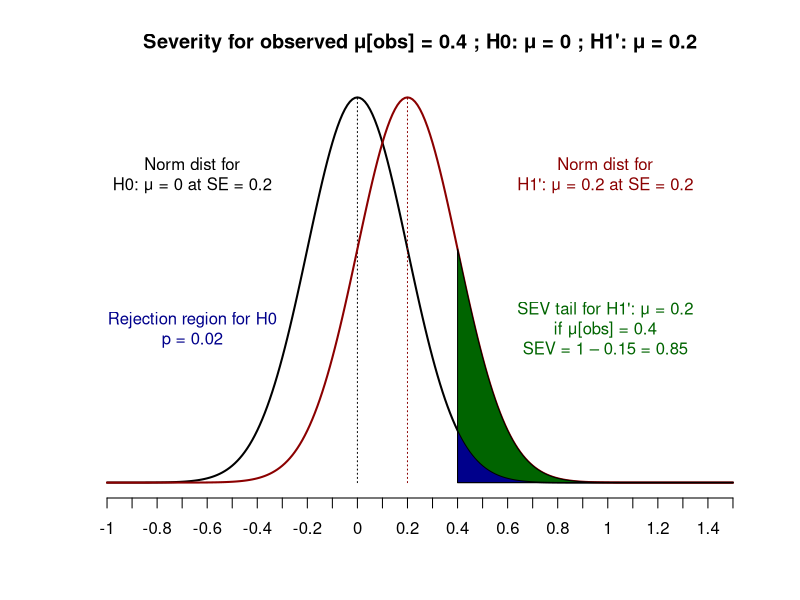

The R source for this figure:
# Sig level.
sig <- 0.05

# Hypothesis.
# H0 : mu = 0
# H1 : mu > 0

# Parameters.
sd <- 2
n <- 100

# The three outcomes.
mus <- c( mu1 <- 0.4 # 2σ
          , mu2 <- 0.6 # 3σ
          , mu3 <- 1.0 # 5σ
)

# Significance tests for the tree outcomes.
se <- sd/sqrt(n)

zs <- mus/se
ps <- 1-pnorm(zs)
sigs <- ps <= sig


cat("=== Sig tests for potential outcomes ===\n"
    , "H0 : mu = 0\n", "H1 : mu > 0\n"
    , "sd = ", sd, "\nn = ", n, "\n"
    , "se = ", sd, "/√", n, " = ", se, "\n\n"
    , sep=""
)
for (i in 1:length(mus)) {
  cat("mu_obs = ", mus[i]
      , "\n z = ", zs[i]
      , "\n p = ", ps[i]
      , "\n sig = ", sigs[i]
      , "\n\n"
      , sep = ""
  )
}


# Now set some discrepancy from the null for which sig-level has been
# reached. For example 0.4. It's two SEs from the mean under the Null.
# Is such an outcome good evidence for mu > 0.2? The goal is to tell us more
# about the probabilities of concrete deviations from the Null, not just
# "It's something larger than 0."
1-pnorm(1)
xs <- seq(-1, 1.5, 0.01)
sev <- 1-qnorm(p = 0.4, mean = 0.2, sd = se, lower.tail = T)

plot(dnorm(xs, mean = 0, sd = se), type = "l", xaxt = "n", col = 1, lwd = 2,
     main = "Severity for observed μ[obs] = 0.4 ; H0: μ = 0 ; H1': μ = 0.2",
     ylab="", xlab = "", yaxt = "n", frame.plot = F)
lines(rep(which.min(abs(xs - 0)), 2), c(0, dnorm(0, mean = 0, sd = se)), col = 1, lwd = 1, lty = 3)

lines(dnorm(xs, mean = 0.2, sd = se), col = "darkred", lwd = 2)
lines(rep(which.min(abs(xs - 0.2)), 2), c(0, dnorm(0.2, mean = 0.2, sd = se)), col = "darkred", lwd = 1, lty = 3)

# lines(rep(which.min(abs(xs - 0.4)), 2), c(0, ), col = 3, lwd = 2)
x.start <- which.min(abs(xs - 0.4))
x.end <- length(xs)
y1.all <- dnorm(seq(0.4, 1.5, 0.01), mean = 0, sd = se)
y2.all <- dnorm(seq(0.4, 1.5, 0.01), mean = 0.2, sd = se)
polygon(c(x.start, x.start:x.end), c(0, y2.all), col = "darkgreen")
polygon(c(x.start, x.start:x.end), c(0, y1.all), col = "darkblue")

axis(1, at = seq(1:length(xs))[c(TRUE, rep(FALSE, 9))], labels = xs[c(TRUE, rep(FALSE, 9))])
text(x = 35, y = 1.6, labels = paste0("Norm dist for\nH0: μ = 0 at SE = ", se))
text(x = 35, y = 0.8, labels = paste0("Rejection region for H0\np = ", round(ps[1], 2)), col = "darkblue")
text(x = 200, y = 1.6, labels = paste0("Norm dist for\nH1': μ = 0.2 at SE = ", se), col ="darkred")
text(x = 200, y = 0.8, labels = paste0("SEV tail for H1': μ = 0.2\nif μ[obs] = 0.4\nSEV = 1 – ", round(1-sev, 2), " = ", round(sev,2)), col ="darkgreen")
